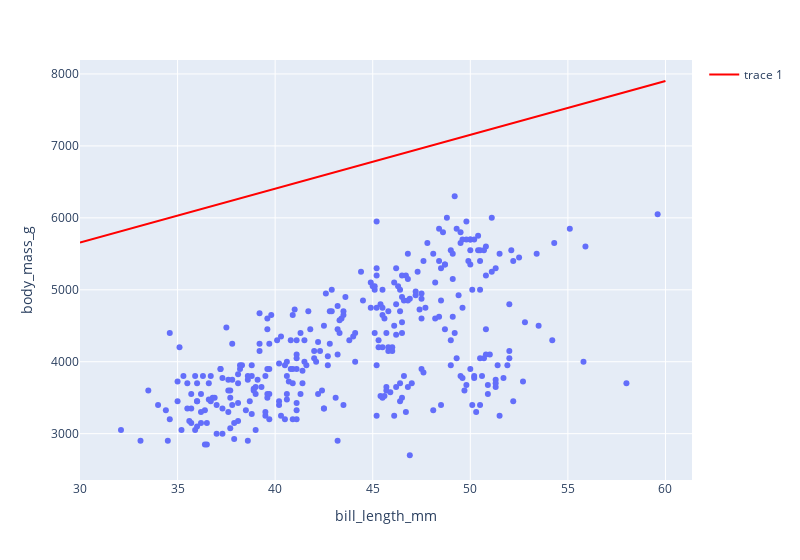
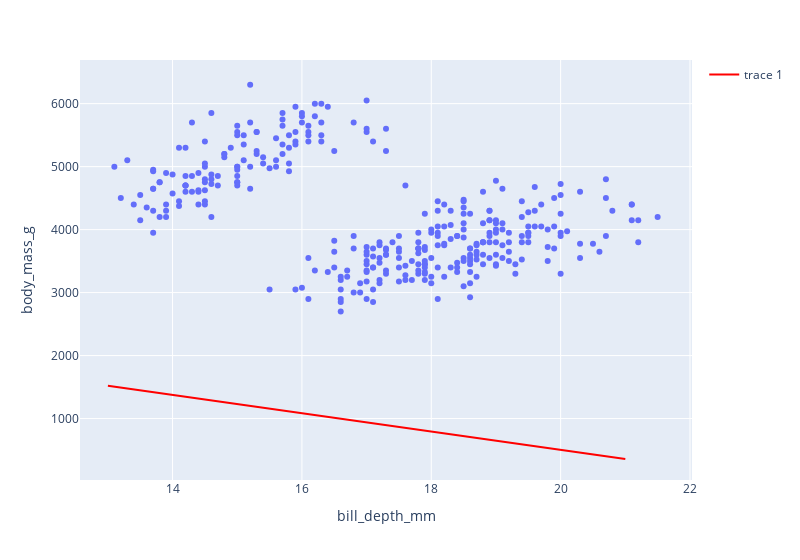

Notebook code for these charts, in order:
### Code cell
X = df[['bill_length_mm', 'bill_depth_mm']]
y = df['body_mass_g']

model = LinearRegression()

model.fit(X, y)

# Slope (also called the model coefficient)
print(model.coef_)

# Intercept
print(model.intercept_)

x_line = np.linspace(30,60)
y_line = model.coef_[0]*x_line + model.intercept_

fig = px.scatter(df, x="bill_length_mm", y="body_mass_g", width=800)
fig.add_trace(go.Scatter(x=x_line, y=y_line, mode='lines', line=go.scatter.Line(color="red")))
fig.show()

x_line = np.linspace(13,21)
y_line = model.coef_[1]*x_line + model.intercept_

fig = px.scatter(df, x="bill_depth_mm", y="body_mass_g", width=800)
fig.add_trace(go.Scatter(x=x_line, y=y_line, mode='lines', line=go.scatter.Line(color="red")))
fig.show()

### Figure 1 — Plotly figure (JSON) as saved in the notebook; plotly's stock layout.template omitted (floating-point values rounded to 4 significant figures; data arrays with more than 128 entries replaced by an {"elided": "..."} marker saying what was removed)
{"data": [{"hovertemplate": "bill_length_mm=%{x}<br>body_mass_g=%{y}<extra></extra>", "legendgroup": "", "marker": {"color": "#636efa", "symbol": "circle"}, "mode": "markers", "name": "", "orientation": "v", "showlegend": false, "type": "scatter", "x": {"elided": "333 float values"}, "xaxis": "x", "y": {"elided": "333 int values"}, "yaxis": "y"}, {"line": {"color": "red"}, "mode": "lines", "type": "scatter", "x": [30, 30.61, 31.22, 31.84, 32.45, 33.06, 33.67, 34.29, 34.9, 35.51, 36.12, 36.73, 37.35, 37.96, 38.57, 39.18, 39.8, 40.41, 41.02, 41.63, 42.24, 42.86, 43.47, 44.08, 44.69, 45.31, 45.92, 46.53, 47.14, 47.76, 48.37, 48.98, 49.59, 50.2, 50.82, 51.43, 52.04, 52.65, 53.27, 53.88, 54.49, 55.1, 55.71, 56.33, 56.94, 57.55, 58.16, 58.78, 59.39, 60], "y": [5658.0, 5704.0, 5749.0, 5795.0, 5841.0, 5887.0, 5933.0, 5978.0, 6024.0, 6070.0, 6116.0, 6162.0, 6207.0, 6253.0, 6299.0, 6345.0, 6391.0, 6436.0, 6482.0, 6528.0, 6574.0, 6620.0, 6666.0, 6711.0, 6757.0, 6803.0, 6849.0, 6895.0, 6940.0, 6986.0, 7032.0, 7078.0, 7124.0, 7169.0, 7215.0, 7261.0, 7307.0, 7353.0, 7398.0, 7444.0, 7490.0, 7536.0, 7582.0, 7627.0, 7673.0, 7719.0, 7765.0, 7811.0, 7856.0, 7902.0]}], "layout": {"legend": {"tracegroupgap": 0}, "margin": {"t": 60}, "width": 800, "xaxis": {"anchor": "y", "domain": [0, 1], "title": {"text": "bill_length_mm"}}, "yaxis": {"anchor": "x", "domain": [0, 1], "title": {"text": "body_mass_g"}}}}

### Figure 2 — Plotly figure (JSON) as saved in the notebook; plotly's stock layout.template omitted (floating-point values rounded to 4 significant figures; data arrays with more than 128 entries replaced by an {"elided": "..."} marker saying what was removed)
{"data": [{"hovertemplate": "bill_depth_mm=%{x}<br>body_mass_g=%{y}<extra></extra>", "legendgroup": "", "marker": {"color": "#636efa", "symbol": "circle"}, "mode": "markers", "name": "", "orientation": "v", "showlegend": false, "type": "scatter", "x": {"elided": "333 float values"}, "xaxis": "x", "y": {"elided": "333 int values"}, "yaxis": "y"}, {"line": {"color": "red"}, "mode": "lines", "type": "scatter", "x": [13, 13.16, 13.33, 13.49, 13.65, 13.82, 13.98, 14.14, 14.31, 14.47, 14.63, 14.8, 14.96, 15.12, 15.29, 15.45, 15.61, 15.78, 15.94, 16.1, 16.27, 16.43, 16.59, 16.76, 16.92, 17.08, 17.24, 17.41, 17.57, 17.73, 17.9, 18.06, 18.22, 18.39, 18.55, 18.71, 18.88, 19.04, 19.2, 19.37, 19.53, 19.69, 19.86, 20.02, 20.18, 20.35, 20.51, 20.67, 20.84, 21], "y": [1522.0, 1498.0, 1474.0, 1451.0, 1427.0, 1403.0, 1379.0, 1356.0, 1332.0, 1308.0, 1284.0, 1261.0, 1237.0, 1213.0, 1189.0, 1166.0, 1142.0, 1118.0, 1094.0, 1070.0, 1047.0, 1023.0, 999.2, 975.5, 951.7, 928.0, 904.2, 880.4, 856.7, 832.9, 809.2, 785.4, 761.7, 737.9, 714.1, 690.4, 666.6, 642.9, 619.1, 595.4, 571.6, 547.9, 524.1, 500.3, 476.6, 452.8, 429.1, 405.3, 381.6, 357.8]}], "layout": {"legend": {"tracegroupgap": 0}, "margin": {"t": 60}, "width": 800, "xaxis": {"anchor": "y", "domain": [0, 1], "title": {"text": "bill_depth_mm"}}, "yaxis": {"anchor": "x", "domain": [0, 1], "title": {"text": "body_mass_g"}}}}
